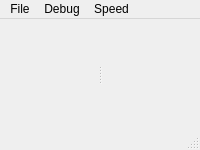
<?xml version="1.0" encoding="UTF-8"?>
<ui version="4.0">
 <class>MainWindow</class>
 <widget class="QMainWindow" name="MainWindow">
  <property name="minimumSize">
   <size>
    <width>150</width>
    <height>150</height>
   </size>
  </property>
  <property name="windowTitle">
   <string>BrickEmuPy</string>
  </property>
  <property name="windowIcon">
   <iconset>
    <normaloff>icon.svg</normaloff>icon.svg</iconset>
  </property>
  <widget class="QWidget" name="centralwidget">
   <layout class="QGridLayout" name="gridLayout_4">
    <item row="0" column="0">
     <widget class="QSplitter" name="mainSplitter">
      <property name="orientation">
       <enum>Qt::Horizontal</enum>
      </property>
      <widget class="QWidget" name="deviceWidget" native="true">
       <property name="sizePolicy">
        <sizepolicy hsizetype="Expanding" vsizetype="Preferred">
         <horstretch>1</horstretch>
         <verstretch>0</verstretch>
        </sizepolicy>
       </property>
       <property name="baseSize">
        <size>
         <width>4</width>
         <height>0</height>
        </size>
       </property>
       <layout class="QGridLayout" name="gridLayout_2"/>
      </widget>
      <widget class="QWidget" name="sideWidget" native="true">
       <property name="sizePolicy">
        <sizepolicy hsizetype="Expanding" vsizetype="Preferred">
         <horstretch>1</horstretch>
         <verstretch>0</verstretch>
        </sizepolicy>
       </property>
       <property name="baseSize">
        <size>
         <width>2</width>
         <height>0</height>
        </size>
       </property>
       <layout class="QGridLayout" name="sideGridLayout"/>
      </widget>
     </widget>
    </item>
   </layout>
  </widget>
  <widget class="QMenuBar" name="menubar">
   <widget class="QMenu" name="menuDebug">
    <property name="title">
     <string>Debug</string>
    </property>
    <addaction name="actionRun"/>
    <addaction name="actionPause"/>
    <addaction name="actionStop"/>
    <addaction name="actionStep"/>
   </widget>
   <widget class="QMenu" name="menuFile">
    <property name="title">
     <string>File</string>
    </property>
    <addaction name="actionOpenBrick"/>
    <addaction name="separator"/>
    <addaction name="actionQuit"/>
   </widget>
   <widget class="QMenu" name="menuSpeed">
    <property name="tearOffEnabled">
     <bool>false</bool>
    </property>
    <property name="title">
     <string>Speed</string>
    </property>
    <addaction name="actionSpeedx01"/>
    <addaction name="actionSpeedx02"/>
    <addaction name="actionSpeedx05"/>
    <addaction name="actionSpeedx1"/>
    <addaction name="actionSpeedx2"/>
    <addaction name="actionSpeedx5"/>
    <addaction name="actionSpeedx10"/>
    <addaction name="actionSpeedMax"/>
   </widget>
   <addaction name="menuFile"/>
   <addaction name="menuDebug"/>
   <addaction name="menuSpeed"/>
  </widget>
  <widget class="QStatusBar" name="statusbar"/>
  <action name="actionStep">
   <property name="enabled">
    <bool>false</bool>
   </property>
   <property name="text">
    <string>Step</string>
   </property>
   <property name="shortcut">
    <string>F7</string>
   </property>
  </action>
  <action name="actionRun">
   <property name="enabled">
    <bool>false</bool>
   </property>
   <property name="text">
    <string>Resume</string>
   </property>
   <property name="shortcut">
    <string>F5</string>
   </property>
  </action>
  <action name="actionDebug">
   <property name="checkable">
    <bool>true</bool>
   </property>
   <property name="text">
    <string>Debug</string>
   </property>
   <property name="toolTip">
    <string>Debug</string>
   </property>
  </action>
  <action name="actionOpenBrick">
   <property name="text">
    <string>Open Brick Game</string>
   </property>
  </action>
  <action name="action">
   <property name="text">
    <string>-</string>
   </property>
  </action>
  <action name="actionSpacetronic">
   <property name="text">
    <string>Spacetronic (W030-001A)</string>
   </property>
  </action>
  <action name="actionQuit">
   <property name="text">
    <string>Quit</string>
   </property>
   <property name="menuRole">
    <enum>QAction::QuitRole</enum>
   </property>
  </action>
  <action name="actionPause">
   <property name="text">
    <string>Pause</string>
   </property>
   <property name="shortcut">
    <string>F5</string>
   </property>
  </action>
  <action name="actionStop">
   <property name="text">
    <string>Stop</string>
   </property>
   <property name="shortcut">
    <string>Shift+F5</string>
   </property>
  </action>
  <actiongroup name="speedGroup">
    <action name="actionSpeedx01">
    <property name="factor" stdset="0">
      <double>10</double>
    </property>
    <property name="checkable">
      <bool>true</bool>
    </property>
    <property name="text">
      <string>x0.1</string>
    </property>
    </action>
    <action name="actionSpeedx02">
    <property name="factor" stdset="0">
      <double>5</double>
    </property>
    <property name="checkable">
      <bool>true</bool>
    </property>
    <property name="text">
      <string>x0.2</string>
    </property>
    </action>
    <action name="actionSpeedx05">
    <property name="factor" stdset="0">
      <double>2</double>
    </property>
    <property name="checkable">
      <bool>true</bool>
    </property>
    <property name="text">
      <string>x0.5</string>
    </property>
    </action>
    <action name="actionSpeedx1">
    <property name="factor" stdset="0">
      <double>1</double>
    </property>
    <property name="checkable">
      <bool>true</bool>
    </property>
    <property name="checked">
      <bool>true</bool>
    </property>
    <property name="text">
      <string>x1</string>
    </property>
    </action>
    <action name="actionSpeedx2">
    <property name="factor" stdset="0">
      <double>0.5</double>
    </property>
    <property name="checkable">
      <bool>true</bool>
    </property>
    <property name="text">
      <string>x2</string>
    </property>
    </action>
    <action name="actionSpeedx5">
    <property name="factor" stdset="0">
      <double>0.2</double>
    </property>
    <property name="checkable">
      <bool>true</bool>
    </property>
    <property name="text">
      <string>x5</string>
    </property>
    </action>
    <action name="actionSpeedx10">
    <property name="factor" stdset="0">
      <double>0.1</double>
    </property>
    <property name="checkable">
      <bool>true</bool>
    </property>
    <property name="text">
      <string>x10</string>
    </property>
    </action>
    <action name="actionSpeedMax">
    <property name="factor" stdset="0">
      <double>0</double>
    </property>
    <property name="checkable">
      <bool>true</bool>
    </property>
    <property name="text">
      <string>Maximum</string>
    </property>
    </action>
  </actiongroup>
  <action name="actionactionKeyCodes">
   <property name="checkable">
    <bool>true</bool>
   </property>
   <property name="text">
    <string>actionKeyCodes</string>
   </property>
  </action>
 </widget>
 <resources/>
 <connections>
  <connection>
   <sender>actionQuit</sender>
   <signal>triggered()</signal>
   <receiver>MainWindow</receiver>
   <slot>close()</slot>
  </connection>
  <connection>
   <sender>actionStop</sender>
   <signal>triggered()</signal>
   <receiver>actionDebug</receiver>
   <slot>toggle()</slot>
  </connection>
  <connection>
   <sender>actionPause</sender>
   <signal>triggered()</signal>
   <receiver>actionDebug</receiver>
   <slot>toggle()</slot>
  </connection>
  <connection>
   <sender>actionRun</sender>
   <signal>triggered()</signal>
   <receiver>actionDebug</receiver>
   <slot>toggle()</slot>
  </connection>
  <connection>
   <sender>actionDebug</sender>
   <signal>toggled(bool)</signal>
   <receiver>actionRun</receiver>
   <slot>setEnabled(bool)</slot>
  </connection>
  <connection>
   <sender>actionDebug</sender>
   <signal>toggled(bool)</signal>
   <receiver>actionStop</receiver>
   <slot>setDisabled(bool)</slot>
  </connection>
  <connection>
   <sender>actionDebug</sender>
   <signal>toggled(bool)</signal>
   <receiver>actionPause</receiver>
   <slot>setDisabled(bool)</slot>
  </connection>
  <connection>
   <sender>actionDebug</sender>
   <signal>toggled(bool)</signal>
   <receiver>actionStep</receiver>
   <slot>setEnabled(bool)</slot>
  </connection>
 </connections>
</ui>
